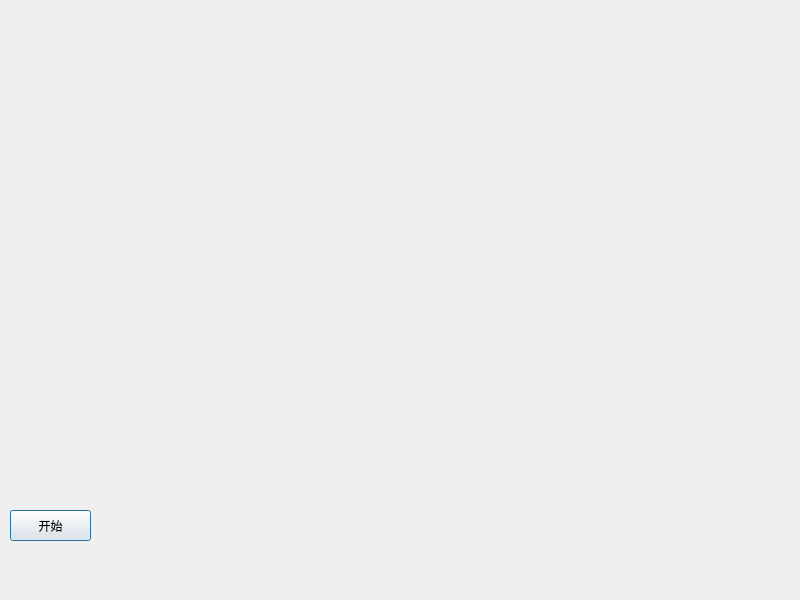
<?xml version="1.0" encoding="UTF-8"?>
<ui version="4.0">
 <class>PlayerDialog</class>
 <widget class="QDialog" name="PlayerDialog">
  <property name="geometry">
   <rect>
    <x>0</x>
    <y>0</y>
    <width>800</width>
    <height>600</height>
   </rect>
  </property>
  <property name="windowTitle">
   <string>PlayerDialog</string>
  </property>
  <widget class="QPushButton" name="pb_start">
   <property name="geometry">
    <rect>
     <x>10</x>
     <y>510</y>
     <width>81</width>
     <height>31</height>
    </rect>
   </property>
   <property name="text">
    <string>开始</string>
   </property>
  </widget>
  <widget class="QLabel" name="lb_show">
   <property name="geometry">
    <rect>
     <x>10</x>
     <y>10</y>
     <width>681</width>
     <height>481</height>
    </rect>
   </property>
   <property name="text">
    <string/>
   </property>
  </widget>
 </widget>
 <resources/>
 <connections/>
</ui>
